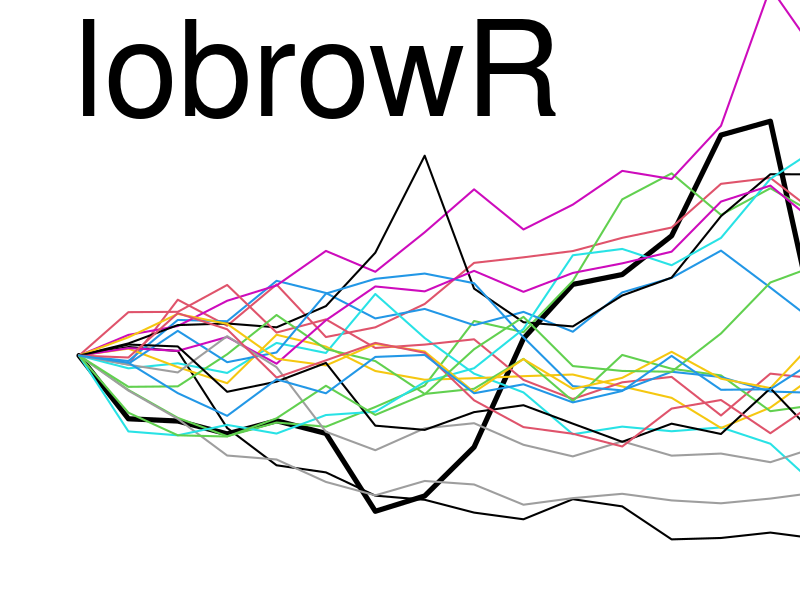

Recreate this plot in R.
## ---- chunk 1
x <- 1:100
y <- rep(NA,100)
y[1] <- 100
lambda1 <- rnorm(n =length(y), mean = 1, sd = 0.2)
for(i in 2:length(y)){
  y[i] <- y[i-1]*lambda1[i]
}

par(mar = c(0,0,0,0))
plot(y ~ x, ylim = c(20,220),
     xlim = c(0,15),
     type = "l",yaxt="n", xlab="", ylab="",xaxt="n", 
     bty= "n", lwd = 5, lty = 1)

its <- 20
for(j in 1:its){
 y[1] <- 100

for(i in 2:length(y)){
  lambda <- 1
  lambda <- rnorm(n =1, mean = 1, sd = 0.1+i/1000+1/lambda/1000)
  y[i] <- y[i-1]*lambda
}

points(y ~ x, ylim = c(0,200), lwd = 2, type = "l", col = j) 
}

mtext(text = "  lobrowR",side = 3,line = -6, cex = 8,adj = 0)

